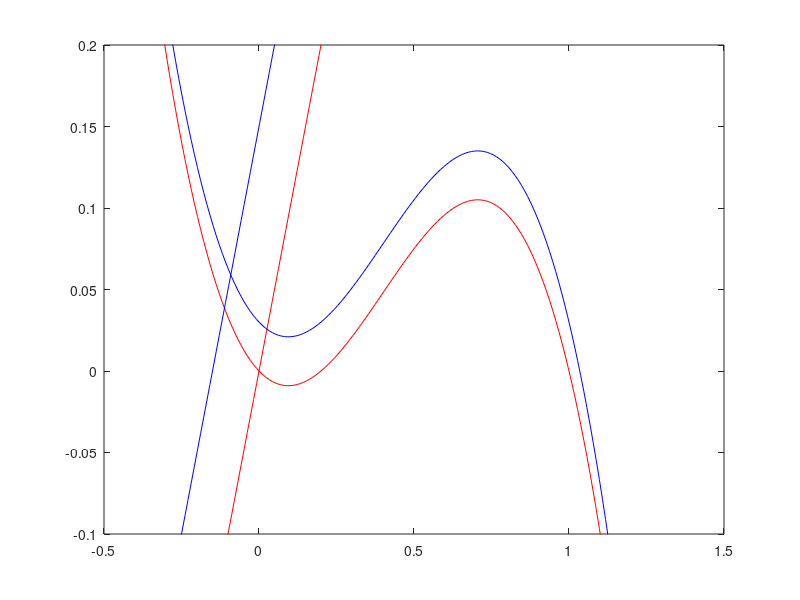

Write MATLAB code to recreate this figure. (Note: this script raises an error after producing the figure.)
function brown
close all
clear all
clc

par.eps=1/50; par.c=0.2; par.k1=1; par.k2=1; par.k3=1; par.k4=1; par.rg=2.5;
par.p1=100; par.p2=100; par.p3=0.3; par.rz=1;

%solve_time_dependent_a(par)
solve_a_constant(par)

end

%%
function solve_time_dependent_a(par)
par.stimperiod = 1;
par.stimwidth = 0.9*par.stimperiod;
par.stimheight = 0.08;
initial = [0.1 0 0];
tspan = linspace(0,15,100000);
[tt,sol]=ode15s(@(t,y)brownfun(t,y,par),tspan,initial);
figure(1)
plot(tt,sol(:,1))
figure(2)
plot(tt,sol(:,3))
%save brown.dat sol -ASCII
end

%%
function dydt=brownfun(t,y,par)
v=y(1); g=y(2); z=y(3);
h = max([v 0]);
p = par.p1/(1+exp(-par.p2*(h-par.p3)));
a = getstim(t,par);
dydt = [(1/par.eps)*(-v*(v-par.c)*(v-1) - par.k1*g + par.k2*a)
        par.k3*a + par.k4*v - par.rg*g
        p - par.rz*z
        ];
end
%%
function a=getstim(t,par)
a=0;
if ( rem(t,par.stimperiod)<par.stimwidth) 
    a=par.stimheight;
end
end

%%
function solve_a_constant(par)
par.c=0.2; par.k2 = 0.01; par.k3 = 0.05; par.rg = 1;
% first plot the two sets of nullclines
a = 0;
v = linspace(-0.5,1.5,200);
g1 = v.*(par.c-v).*(v-1) + par.k2*a;
g2 = par.k3*a + v;
a = 3;
g3 = v.*(par.c-v).*(v-1) + par.k2*a;
g4 = par.k3*a + v;
figure(3)
plot(v,g1,'r','HandleVisibility','off')  % don't include in legend
hold on
plot(v,g2,'r',v,g3,'b')
plot(v,g4,'b','HandleVisibility','off')
ylim([-0.1,0.2])
hold on

% now solve for when a is held fixed for various lengths of time, and add
% to plot. Do this simply by setting a large period, so the stimulus just
% doesn't repeat
par.stimperiod = 100;
par.stimheight = a;
initial = [0 0 0];
tspan = linspace(0,10,100000);
par.stimwidth = 0.1;
[tt,sol]=ode15s(@(t,y)brownfun(t,y,par),tspan,initial);
plot(sol(:,1),sol(:,2),'LineWidth',2)
par.stimwidth = 0.3;
[tt,sol]=ode15s(@(t,y)brownfun(t,y,par),tspan,initial);
plot(sol(:,1),sol(:,2),'LineWidth',2)
par.stimwidth = 1;
[tt,sol]=ode15s(@(t,y)brownfun(t,y,par),tspan,initial);
plot(sol(:,1),sol(:,2),'LineWidth',2)
xlabel('v')
ylabel('g')
legend('nullclines for a=0','nullclines for a=3','a=3 for 0.1','a=3 for 0.3','a=3 for 1')
ax = gca; 
ax.FontSize = 14;
end
